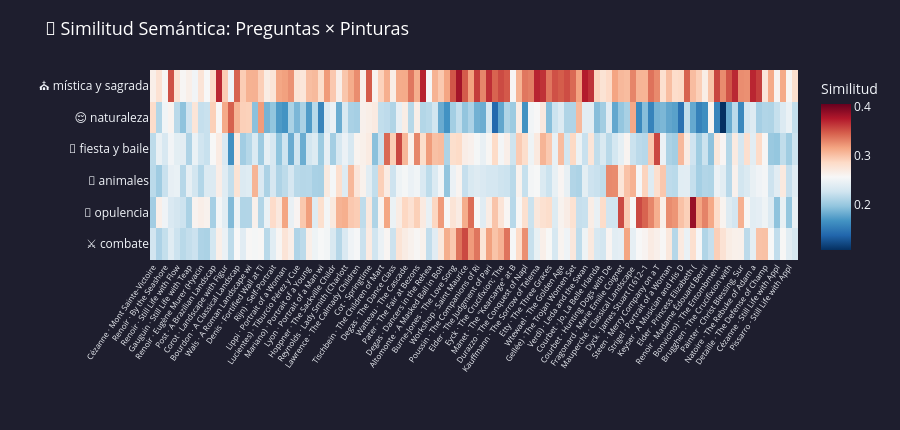

Source (notebook cell):
### Code cell
short_titles = [
    f"{row['artist'].split(',')[0].split()[-1]} · {row['title'][:20]}"
    for _, row in df.iterrows()
]
query_labels = [p["label"] for p in PREGUNTAS]

fig = go.Figure(data=go.Heatmap(
    z=scores,
    x=short_titles,
    y=query_labels,
    colorscale="RdBu_r",
    zmid=scores.mean(),
    hovertemplate="<b>%{y}</b><br>%{x}<br>Score: %{z:.4f}<extra></extra>",
    colorbar=dict(title="Similitud"),
))
fig.update_layout(
    title=dict(text="🎨 Similitud Semántica: Preguntas × Pinturas", font=dict(size=18, color="white")),
    template="plotly_dark",
    xaxis=dict(tickangle=-55, tickfont=dict(size=8)),
    yaxis=dict(tickfont=dict(size=12)),
    height=430,
    margin=dict(l=150, r=40, t=70, b=170),
    paper_bgcolor="#1e1e2e",
)
fig.show()

### Figure 1 — Plotly figure (JSON) as saved in the notebook; plotly's stock layout.template omitted (floating-point values rounded to 4 significant figures; data arrays with more than 128 entries replaced by an {"elided": "..."} marker saying what was removed)
{"data": [{"colorbar": {"title": {"text": "Similitud"}}, "colorscale": [[0, "rgb(5,48,97)"], [0.1, "rgb(33,102,172)"], [0.2, "rgb(67,147,195)"], [0.3, "rgb(146,197,222)"], [0.4, "rgb(209,229,240)"], [0.5, "rgb(247,247,247)"], [0.6, "rgb(253,219,199)"], [0.7, "rgb(244,165,130)"], [0.8, "rgb(214,96,77)"], [0.9, "rgb(178,24,43)"], [1, "rgb(103,0,31)"]], "hovertemplate": "<b>%{y}</b><br>%{x}<br>Score: %{z:.4f}<extra></extra>", "type": "heatmap", "x": ["Cézanne · Mont Sainte-Victoire", "Lerolle · The Organ Rehearsal", "Renoir · By the Seashore", "Chavannes · The Shepherd's Song", "Renoir · Still Life with Flow", "Cézanne · Seated Peasant", "Gauguin · Still Life with Teap", "Manet · Madame Manet (Suzann", "Renoir · Eugène Murer (Hyacin", "Morisot · The Pink Dress (Albe", "Post · A Brazilian Landscap", "Koch · Heroic Landscape wit", "Corot · Landscape with Figur", "Rousseau · A River Landscape", "Bourdon · A Classical Landscap", "Denis · Mountainous Landscap", "Denis · Mountainous Landscap", "Wals · A Roman Landscape wi", "Géricault · Lions in a Mountaino", "Denis · Fortified Wall at Ti", "Gogh · Self-Portrait with a", "Rijn) · Self-Portrait", "Massys · Portrait of a Woman", "Lippi · Portrait of a Woman ", "Christus · Portrait of a Carthu", "Lucientes) · Tiburcio Pérez y Cue", "Fantin-Latour · Portrait of a Woman", "Mariano) · Portrait of a Young ", "d'Antonio) · Portrait of a Young ", "Lyon · Portrait of a Man wi", "Gainsborough · Cottage Children (Th", "Hoppner · The Sackville Childr", "Renoir · Madame Georges Charp", "Reynolds · Lady Smith (Charlott", "Lucientes) · Manuel Osorio Manriq", "Lawrence · The Calmady Children", "Manet · The Monet Family in ", "Cot · Springtime", "Pissarro · Jalais Hill, Pontois", "Tischbein · The Children of Mart", "Tiepolo · A Dance in the Count", "Degas · The Dance Class", "Watteau · The Country Dance", "Watteau · The Cascade", "Titian · Venus and the Lute P", "Pater · The Fair at Bezons", "Frederic · Study for the Ceilin", "Degas · Dancers in the Rehea", "Degas · The Ballet from \"Rob", "Altomonte · A Masked Ball in Boh", "Bordon · Portrait of a Man in", "Burne-Jones · The Love Song", "Scheggia) · The Triumph of Fame;", "Workshop · Saint Maurice", "Mazo · Don Gaspar de Guzmán", "Poussin · The Companions of Ri", "Merisi) · The Denial of Saint ", "Elder · The Judgment of Pari", "Calabrese) · Pilate Washing His H", "Eyck · The Crucifixion; The", "Zurbarán · Battle between Chris", "Manet · The \"Kearsarge\" at B", "Pater · Troops at Rest", "Durazzo · The Conquest of Napl", "Poussin · Midas Washing at the", "Kauffmann · The Sorrow of Telema", "Frederic · The Return of Persep", "Etty · The Three Graces", "Cabanel · The Birth of Venus", "Wtewael · The Golden Age", "Greuze · Aegina Visited by Ju", "Gellée) · The Trojan Women Set", "Redon · Pandora", "Verdi) · Leda and the Swan", "Giaquinto · Medea Rejuvenating A", "Courbet · Jo, La Belle Irlanda", "Cézanne · Madame Cézanne (Hort", "Courbet · Hunting Dogs with De", "Carracci · Two Children Teasing", "Fragonard · Marie Emilie Coignet", "Cuyp · Equestrian Portrait ", "Mauperché · Classical Landscape ", "Montemezzano · Portrait of a Woman", "Dyck · James Stuart (1612–1", "Gentileschi · Esther before Ahasue", "Steen · Merry Company on a T", "Courbet · After the Hunt", "Strigel · Portrait of a Woman", "Lucientes) · Narcisa Barañano Gay", "Keyser · A Musician and His D", "Bonnat · An Egyptian Peasant ", "Elder · Princess Elizabeth (", "Painter · Jan (1438/41–1516), ", "Renoir · Madame Édouard Berni", "Chassériau · Comtesse de La Tour-", "Bonvicino) · The Entombment", "Beuckelaer · Fish Market", "Brugghen · The Crucifixion with", "Mantegna · The Adoration of the", "Painter · Christ Blessing, Sur", "Gauguin · Ia Orana Maria (Hail", "Natoire · The Rebuke of Adam a", "Chassériau · Scene from the Galli", "Detaille · The Defense of Champ", "Claesz · Still Life with a Sk", "Cézanne · Still Life with Appl", "Cézanne · Still Life with Appl", "Schrieck · Still Life with Popp", "Pissarro · Still Life with Appl", "Cézanne · Still Life with a Gi"], "y": ["⚔️ combate", "💎 opulencia", "🐾 animales", "🎵 fiesta y baile", "😌 naturaleza", "⛪ mística y sagrada"], "z": {"elided": "6x110 float values"}, "zmid": 0.2565}], "layout": {"height": 430, "margin": {"b": 170, "l": 150, "r": 40, "t": 70}, "paper_bgcolor": "#1e1e2e", "title": {"font": {"color": "white", "size": 18}, "text": "🎨 Similitud Semántica: Preguntas × Pinturas"}, "xaxis": {"tickangle": -55, "tickfont": {"size": 8}}, "yaxis": {"tickfont": {"size": 12}}}}
